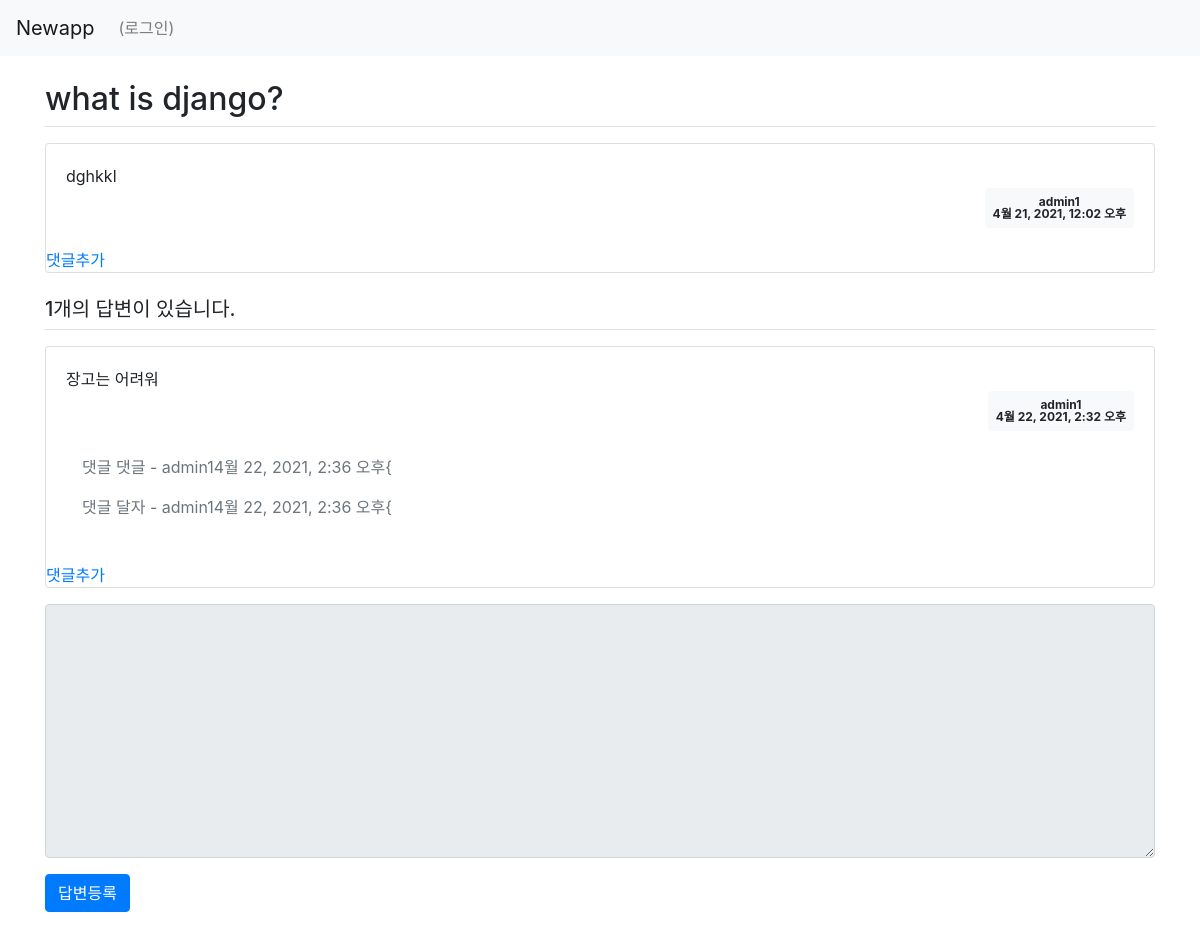
Screenshot of /newapp/57/ with the database file from the repository.
### newapp/models.py (models this page shows, shortened)
class Question(models.Model):
    subject = models.CharField(max_length=100)
    content = models.TextField()
    create_date = models.DateTimeField()
    author = models.ForeignKey(User, on_delete=models.CASCADE, null=True)
    modify_date = models.DateTimeField(null=True, blank=True)

class Answer(models.Model):
   question = models.ForeignKey(Question, on_delete=models.CASCADE)
   content2 = models.TextField()
   create_date2 = models.DateTimeField()
   author = models.ForeignKey(User, on_delete=models.CASCADE, null=True)
   modify_date = models.DateTimeField(null=True, blank=True)

class Comment(models.Model):
    author = models.ForeignKey(User, on_delete=models.CASCADE)
    content = models.TextField()
    create_date = models.DateTimeField()
    modify_date = models.DateTimeField(null=True, blank=True)
    question = models.ForeignKey(Question, null=True, blank=True, on_delete=models.CASCADE )
    answer = models.ForeignKey(Answer, null=True, blank=True, on_delete=models.CASCADE )

### newapp/views/base_views.py (the view)
# urls.py: path('<int:question_id>/', base_views.detail, name='detail'),
def detail(request, question_id):
    question = get_object_or_404(Question, pk=question_id)
    context = {'question1': question}
    return render(request, 'newapp/question_detail.html', context)

### template/newapp/question_detail.html (shortened to what this page needs)
<!DOCTYPE html>
<html lang="ko">
{% extends 'base.html' %}
{% block content %}
<head>
</head>
<body>
<div class="container my-3">
    <h2 class="border-bottom py-2">{{ question1.subject }}</h2>
    <div class="card my-3">
        <div class="card-body">
            <div class="card-text" style="white-space: pre-line;">{{ question1.content }}</div>
            <div class="d-flex justify-content-end">
                <div class="badge badge-light p-2">
                    <div>{{ question1.author.username }}</div>
                    <div>{{ question1.create_date }}</div>
                </div>
            </div>
        </div>
        <div>
            <a href="{% url 'newapp:comment_create_question' question1.id %}">댓글추가</a>
        </div>
    </div>
    <h5 class="border-bottom my-3 py-2">{{question1.answer_set.count}}개의 답변이 있습니다.</h5>
    {% for answer in question1.answer_set.all %}
    <div class="card my-3">
        <div class="card-body">
            <div class="card-text" style="white-space: pre-line;">{{ answer.content2 }}</div>
            <div class="d-flex justify-content-end">
                <div class="badge badge-light p-2">
                    <div>{{ answer.author.username }}</div>
                    <div>{{ answer.create_date2 }}</div>
                </div>
            </div>
            {% if answer.comment_set.count > 0 %}
            <div class="m-3">
            {% for comment in answer.comment_set.all %}
            <div class="comment py-2 text-muted">
                <span style="white-space: pre-line;">{{ comment.content }}</span>
                <span>
                    - {{comment.author}}{{comment.create_date}}{
                </span>
            </div>
            {% endfor %}
            </div>
             {% endif %}
        </div>
        <div>
            <a href="{% url 'newapp:comment_create_answer' answer.id %}">댓글추가</a>
        </div>
    </div>
    {% endfor %}
    <form action="{% url 'newapp:answer_create' question1.id %}" method="post" class="my-3">
        <div class="form-group">
            <textarea {% if not user.is_authenticated %} disabled {% endif %}
            name="content2" id="content2" class="form-control" rows="10"></textarea>
        </div>
        <input type="submit" value="답변등록" class="btn btn-primary">
    </form>
</div>
{% endblock %}

### rows the page displays
Question: subject "what is django?", content "dghkkl", author.username "admin1", create_date "4월 21, 2021, 12:02 오후", answer_set.count "1"
Answer: content2 "장고는 어려워", author.username "admin1", create_date2 "4월 22, 2021, 2:32 오후"
Comment: content "댓글 댓글", author "admin1", create_date "4월 22, 2021, 2:36 오후"
Comment: content "댓글 달자", author "admin1", create_date "4월 22, 2021, 2:36 오후"
